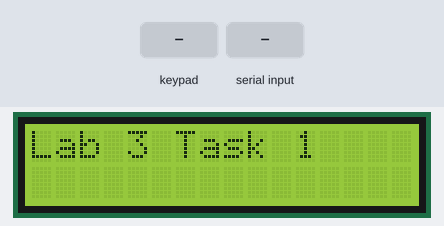
A sketch run on a simulated Arduino Uno, built with avr-gcc and run on an emulated ATmega328P. Shown: 16×2 character LCD. The inputs (shaded band) are chosen by the test bench.

Above: at 1.2 s.
1.3 s: keypad keys 1 2 A pressed 0.4 s apart
At 2.9 s:
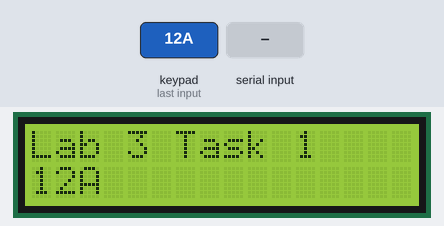
4.0 s: key 'A' pressed
At 4.4 s:
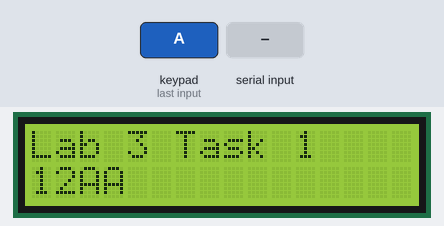
5.5 s: "1\n" received over Serial
At 6.6 s:
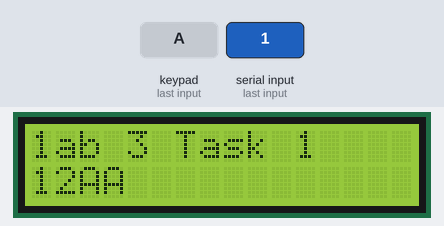
7.0 s: key 'B' pressed
At 7.8 s:
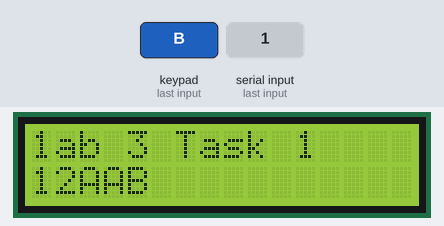
8.5 s: keypad keys 1 2 D pressed 0.4 s apart
At 9.7 s:
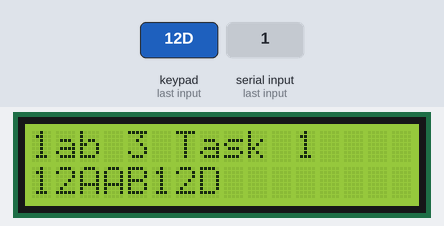
11.2 s: "0\n" received over Serial
At 12.1 s:
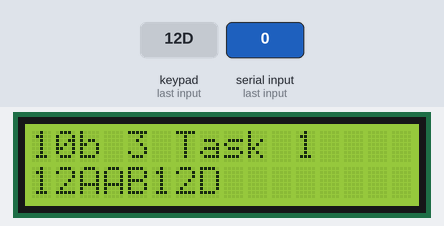
Timing chart, 0 to 13.7 s (numbered marks = the images above; inputs shaded):
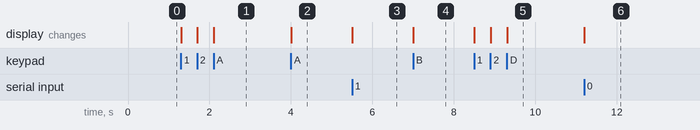

Measured:
- after the input at 1.3 s, the display: first changes at once (image 1 shows a later state)
- after the input at 4.0 s, the display: changes at once (image 2)
- after the input at 5.5 s, the display: changes at once (image 3)
- after the input at 7.0 s, the display: changes at once (image 4)
- after the input at 8.5 s, the display: first changes at once (image 5 shows a later state)
- after the input at 11.2 s, the display: changes at once (image 6)

The sketch:

Lab3Task1.ino
```cpp
/**
 *  \author Anurag Kumar
 *  \file Lab3Task1.ino
 *  \brief The code used to complete Lab 3 for EE 3420
 *  	   in the summer session of 2020 at Texas State University
 */

#include <Keypad.h>
#include <LiquidCrystal.h>


String dong{""};
char ding("");

//start of The things used to initialize the keypad and LCD character display
byte row0 = A5;
byte row1 = A4;
byte row2 = A3;
byte row3 = A2;

byte col0 = 9;
byte col1 = 10;
byte col2 = 11;
byte col3 = 12;
byte i = 0;

//int hexatoi(char in);
const byte rows = 4;
const byte cols = 4;

//The code for initializing the Keypad library
char keys[rows][cols] =
{
  {'1', '2', '3', 'A'},
  {'4', '5', '6', 'B'},
  {'7', '8', '9', 'C'},
  {'E', '0', 'F', 'D'}
};
byte line1cur = 0;
byte line2cur = 0;
byte rowPins[rows] = {row0, row1, row2, row3};
byte colPins[cols] = {col0, col1, col2, col3};
Keypad custkeypad = Keypad( makeKeymap(keys), rowPins, colPins, rows, cols);

//The code for initializing the LCD library
const int rs = 2, rw = 3, en = 4, d4 = 5, d5 = 6, d6 = 7, d7 = 8;
LiquidCrystal lcd(rs, rw, en, d4, d5, d6, d7);
// end of the things used to initialize the keypad and LCD character display


void setup() {
  Serial.begin(9600);
  lcd.begin(16, 2);
  lcd.print("Lab 3 Task 1");
}

/**
 *  \brief The main loop
 *
 *  \details This function contains the logic used to implement the lab
 *  		 It accomplishes it through two logical blocks, one for the
 *  		 first line of the character LCD, and one for the second
 */
void loop() {

  //The control section for the first line of the
  //character lcd, controlled by the serial port
  if (Serial.available() > 0) {
    dong = Serial.readStringUntil('\n');

    if (line1cur > 15) {
      for (int i = 0; i < 16; i++) {
        lcd.setCursor(i, 0);
        lcd.print(' ');
      }
      line1cur = 0;
    }

    lcd.setCursor(line1cur, 0);
    line1cur += dong.length();
    lcd.print(dong);
  }
  //The control for the second line of the
  //character lcd, controlled by the keypad
  else {
    ding = custkeypad.getKey();

    if (ding) {
      if (line2cur > 15) {
        for (int i = 0; i < 16; i++) {
          lcd.setCursor(i, 1);
          lcd.print(' ');
        }
        line2cur = 0;
      }

      lcd.setCursor(line2cur, 1);
      ++line2cur;
      lcd.print(ding);
    }

  }


}
```
